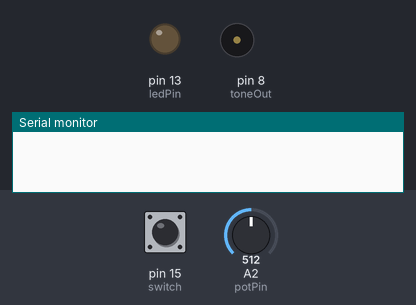
A sketch run on a simulated Arduino Uno, built with avr-gcc and run on an emulated ATmega328P. Parts: output pins drawn as LEDs (lit = HIGH), buzzer (waves = sounding), the last lines printed to the serial monitor. The inputs (shaded band) are chosen by the test bench; at power-on: pin 15 (switch) HIGH, A2 (potPin) = 512. Random numbers use the default seed unless the sketch sets one.

Above: at 1.2 s.
1.3 s: pin 15 (switch) pulled LOW for 0.15 s
At 6.7 s:
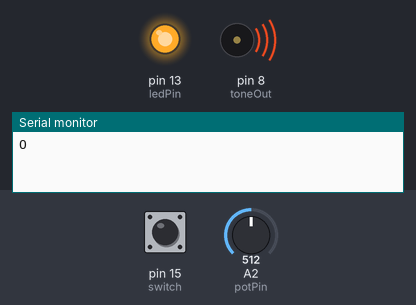
Timing chart, 0 to 10.4 s (numbered marks = the images above; inputs shaded):
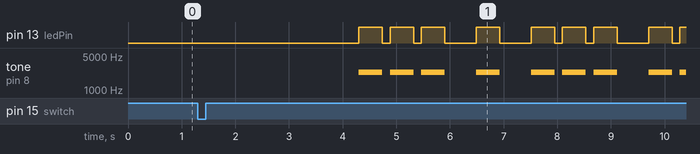

The sketch:

MorseToneRand3.ino
```cpp
/* Monk's sketch 5-05 morse reader, modified to play tone thru pin toneOut;
 enter char string into serial monitor, plays morse equivalent by tone and led,
 delay 3 sec before each new char string plays; then added
 more code to make it play random strings if switch is closed;
 Rand1 sketch made an array using for, then played that in another for loop;
 Rand2 is simpler and adds ser. mon. readout of each 7 letter word;
 Rand3 added pot control of speed; later add serial readout of char/min ?
*/

#define potPin 2       //reading pot voltage here, will set speed
#define toneOut 8
#define ledPin 13
#define analRand 18  // A4 picks up stray voltage hopefully
int dotDelay = 150;   // all speed params derive from this value, adjustable w/ pot

char*letters[] = {    // letters[] will contain pointers to char strings
  ".-", "-...", "-.-.", "-..", ".", "..-.", "--.", "....", "..",    // A-I
  ".---", "-.-", ".-..", "--", "-.", "---", ".--.", "--.-", ".-.",  // J-R
  "...", "-", "..-", "...-", ".--", "-..-", "-.--", "--.."          // S-Z
};

char * numbers[] = {  // * spacing irrelevant, but char* is type def not deref of numbers[]
  "-----", ".----", "..---", "...--", "....-", ".....", "-....", "--...", "---..", "----."};

void setup()
{
  pinMode(analRand, INPUT);  //makes no difference if here or not, wire gets floating voltage for random char pick
  pinMode(14, INPUT);  // 14 is same as A0, will be high unless switch pulls it low
  digitalWrite(14, HIGH);  // could use INPUT_PULLUP instead
  pinMode(ledPin, OUTPUT);
  Serial.begin(9600);
}

void loop()
{
  int potRead = analogRead(potPin);
  dotDelay =map(potRead,5,1020,220,70);  // higher volts makes smaller delay = faster
  char ch;                            // to hold indiv char to play from serial input
  static boolean var=0;            // just set it once when beginning
                                   //otherwise if/while condx will delay each char
  if (!Serial.available())  // nothing in the buffer
       {
       var=0;      // ser.avail will be > 0 while characters can be read from buffer;
                   // this resets var to 0 when buffer empties again
       }
  if (Serial.available())   //same as (Ser.avail() > 0), value = # of bytes being held in buffer

   {                     // if/while condition pauses 3 sec on first loop and
      if (var == 0)      // after new pack of serial data comes
      {                  // before starting output
      delay(3000);
      var = 1;
      }
      ch = Serial.read();   //get char one by one from buffer, will be ascii value of char

      if (ch >= 'a' && ch <= 'z')           // 'z' is ascii value of z
      {
        flashSequence(letters[ch - 'a']);  // so this gives index of ch in letter array
      }
      else if (ch >= 'A' && ch <= 'Z')
      {
        flashSequence(letters[ch - 'A']);   //actually sending a pointer (address) to the function
      }
      else if (ch >= '0' && ch <= '9')
      {
        flashSequence(numbers[ch - '0']);
      }
      else if (ch == ' ')
      {
        delay(dotDelay*4);  // gap between words
      }
    }  //end if Ser.avail

  if (digitalRead(15) == LOW)   // switch is closed to activate random word generation
  {
    static boolean var = 0;  // just read it once, so
                                     // random generator pauses 3 sec
    if (var == 0)            // before starting output
    delay(3000);
    var = 1;
    int floteV = analogRead(analRand);    // should range 0 to 1023, actually doesn't vary a lot
    randomSeed(floteV);           //each 'for' block below will get new seed for each word
    //    Serial.print("seed is: "), Serial.println(floteV); //used to debug

    for (byte i=0; i<7; i++)   // each run makes 7 character word from random #s
    {                        // random must be inside 'for' block to give you a sequence ?

       char ch = random(30);  // put random # 0-29 in ch

       if (ch <= 25)  // one of the 26 letters
        {
          flashSequence(letters[ch]);   //  pointer to a char string passed to function
          Serial.write(ch + 'A'), Serial.write(32);  // print the char + space
        }            // to print capital letter A-Z must add ascii value of A to ch value
                      // ser.print just prints the ascii # instead of its char value
                      // not sure why since ch is char type; maybe adding 'A' makes it an int?

        else if (ch >= 26  && ch <= 29)  //  4 random slots for designating numbers
        {
          byte randY = random(0,256); //random(0,9) gave mostly 5
          randY = (randY % 10);   //want a random digit 0-9, hard getting it
          // Serial.print("randY is: "), Serial.println(randY); //for debugging
          flashSequence(numbers[randY]); //numbers[3] sends pointer to morse 4 sequence to flashSeq.
          Serial.print(randY), Serial.write(32);  // print the # + space; Ser.print(32) prints 32
        }  // end else                        //randY is a byte so .print shows its numeric value
    }  // end 'for' word generation
       delay(dotDelay*4);  // gap between 7 letter words
       Serial.println();  // new line for each word
  } // end if switch on, random generation
}   // end main loop

  void flashSequence(char * sequence)  // I think * is part of type def of seq., not deref of it
                    /* char* defines param 'seq.' as a pointer (an address)
                  that will hold values of type char, in this case, a string literal */
  {
    int i = 0;                 //read thru char array until NULL reached
    while (sequence[i] != NULL)
    {                      //each i sends a dot or dash to flasher/toner
      flashDotOrDash(sequence[i]);
      i++;
    }
    delay(dotDelay*3);    // gap between letters
  }

void flashDotOrDash(char dotOrDash)
{
   digitalWrite(ledPin, HIGH);
   tone(toneOut, 2300);   // don't seem to need pin config
    if (dotOrDash == '.')
    {
      delay(dotDelay);
    }
    else // must be a dash [any char not a . plays a dash]
    {
      delay(dotDelay * 3);
    }
    digitalWrite(ledPin, LOW);
    noTone(toneOut);
    delay(dotDelay); // gap between flashes
}   // end function
```
